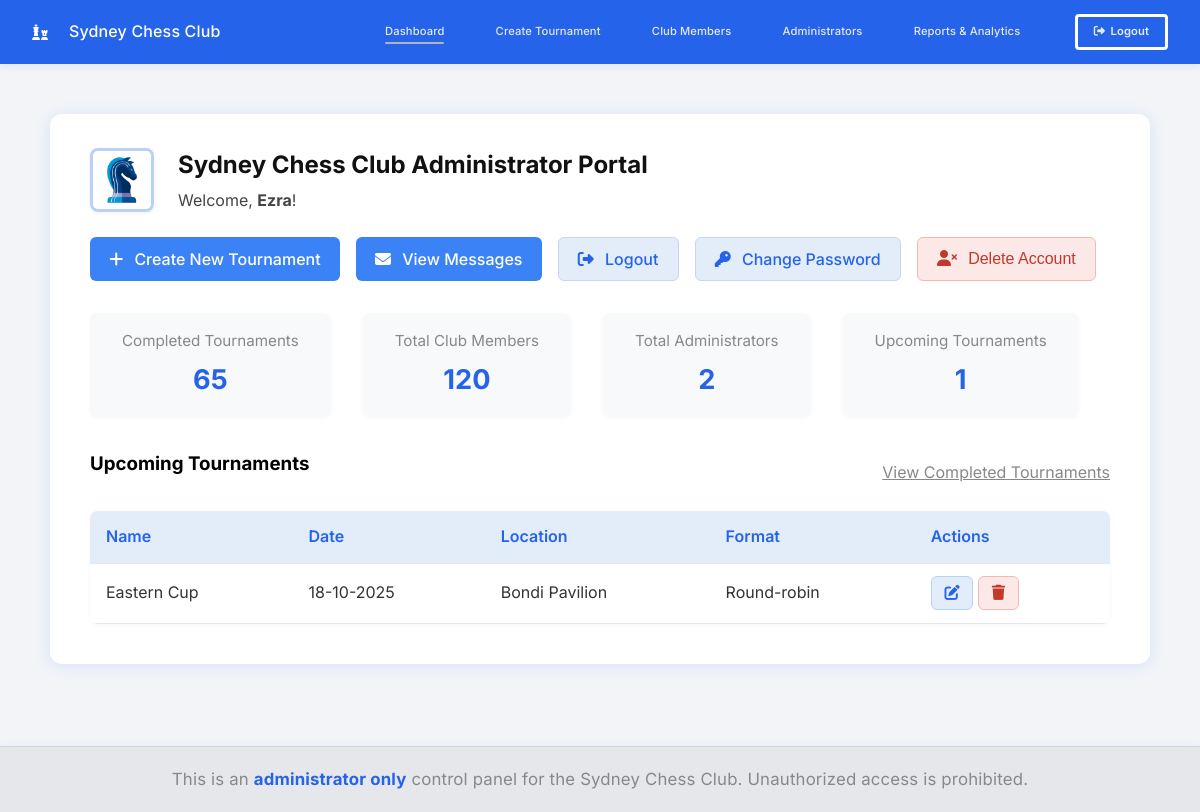
The page / (signed in) on the database its author committed.
### tables this page shows
CREATE TABLE users (
        id INTEGER PRIMARY KEY AUTOINCREMENT,
        username TEXT NOT NULL UNIQUE,
        password_hash TEXT NOT NULL,
        is_admin INTEGER DEFAULT 1
    );

CREATE TABLE tournaments (
        id INTEGER PRIMARY KEY AUTOINCREMENT,
        name TEXT NOT NULL,
        date TEXT NOT NULL,
        location TEXT NOT NULL,
        format TEXT NOT NULL
    );

### app.py (the view)
@app.route('/')
def index():
    today = datetime.now().date().isoformat()
    with get_db_connection() as conn:
        tournaments = conn.execute('SELECT * FROM tournaments WHERE date >= ? ORDER BY date', (today,)).fetchall()
        completed_tournaments_count = conn.execute('SELECT COUNT(*) FROM tournaments WHERE date < ?', (today,)).fetchone()[0]
        admins = conn.execute('SELECT * FROM users').fetchall()
        total_members = conn.execute('SELECT COUNT(*) FROM members').fetchone()[0]
    return render_template(
        'index.html',
        tournaments=tournaments,
        completed_tournaments_count=completed_tournaments_count,
        members=admins,
        total_members=total_members
    )

### app.py (called while the page is built)
def get_db_connection():
    conn = sqlite3.connect('data/main.db')
    conn.row_factory = sqlite3.Row
    try:
        conn.execute('PRAGMA foreign_keys = ON')
    except Exception:
        pass
    return conn

def datetimeformat(value, format='%d-%m-%Y'):
    try:
        dt = datetime.fromisoformat(value)
    except Exception:
        try:
            dt = datetime.strptime(value, '%Y-%m-%d')
        except Exception:
            return value  # fallback: return as is
    return dt.strftime(format)

@app.before_request
def ensure_csrf_and_session():
    if 'csrf_token' not in session:
        session['csrf_token'] = secrets.token_hex(32)
    if request.method == 'POST':
        token = request.form.get('csrf_token')
        if not token or token != session.get('csrf_token'):
            abort(400)

@app.after_request
def set_security_headers(resp):
    resp.headers['X-Frame-Options'] = 'DENY'
    resp.headers['X-Content-Type-Options'] = 'nosniff'
    resp.headers['Referrer-Policy'] = 'no-referrer'
    csp = (
        "default-src 'self'; "
        "script-src 'self' https://cdn.jsdelivr.net https://cdnjs.cloudflare.com; "
        "style-src 'self' 'unsafe-inline' https://fonts.googleapis.com https://cdnjs.cloudflare.com; "
        "img-src 'self' data:; "
        "font-src 'self' https://fonts.gstatic.com https://cdnjs.cloudflare.com; "
        "connect-src 'self'; "
        "frame-ancestors 'none'"
    )
    resp.headers['Content-Security-Policy'] = csp
    if request.scheme == 'https':
        resp.headers['Strict-Transport-Security'] = 'max-age=31536000; includeSubDomains; preload'
    return resp

@app.context_processor
def inject_globals():
    allow_signup = False
    if os.environ.get('ADMIN_SIGNUP_SECRET'):
        allow_signup = True
    return dict(csrf_token=session.get('csrf_token'), allow_signup=allow_signup, APP_ENV=APP_ENV)

### templates/index.html (shortened to what this page needs)
{% extends 'base.html' %}
{% block content %}
<div class="main-container">
    <div class="dashboard-header">
        <img src="{{ url_for('static', filename='img/chess-logo.png') }}" alt="Chess Club Logo" class="dashboard-logo">
        <div>
            <h2>Sydney Chess Club Administrator Portal</h2>
            {% if session.username %}
            <p class="welcome-msg">Welcome, <strong>{{ session.username }}</strong>!</p>
            {% else %}
            <p class="welcome-msg">Welcome to the Chess Club Admin Portal.</p>
            {% endif %}
        </div>
    </div>
    <div class="dashboard-actions">
        {% if session.username %}
        <a href="{{ url_for('create_tournament') }}" class="btn-primary">
            <i class="fa-solid fa-plus icon-left"></i>Create New Tournament
        </a>
        <a href="" class="btn-primary">
            <i class="fa-solid fa-envelope icon-left"></i>View Messages
        </a>
        <a href="{{ url_for('logout') }}" class="btn-secondary">
            <i class="fa-solid fa-right-from-bracket icon-left"></i>Logout
        </a>
        <a href="#" id="changePasswordBtn" class="btn-secondary">
            <i class="fa-solid fa-key icon-left"></i>Change Password
        </a>
        <form method="post" action="{{ url_for('delete_account') }}" class="inline-form"
            onsubmit="return confirm('Are you sure you want to delete your account? This cannot be undone.');">
            <button type="submit" class="btn-delete-account">
                <i class="fa-solid fa-user-xmark icon-left"></i>Delete Account
            </button>
        </form>
        {% else %}
        <a href="{{ url_for('login') }}" class="btn-primary">
            <i class="fa-solid fa-right-to-bracket icon-left"></i>Log in to manage tournaments
        </a>
        {% endif %}
    </div>
    <div class="dashboard-summary">
        <a href="{{ url_for('completed_tournaments') }}" class="no-underline">
            <div class="summary-card">
                <span class="summary-title">Completed Tournaments</span>
                <span class="summary-value">{{ completed_tournaments_count }}</span>
            </div>
        </a>
        <a href="{{ url_for('manage_members') }}" class="no-underline">
            <div class="summary-card">
                <span class="summary-title">Total Club Members</span>
                <span class="summary-value">{{ total_members }}</span>
            </div>
        </a>
        <a href="{{ url_for('manage_admins') }}" class="no-underline">
            <div class="summary-card">
                <span class="summary-title">Total Administrators</span>
                <span class="summary-value">{{ members|length }}</span>
            </div>
        </a>
        <div class="summary-card">
            <span class="summary-title">Upcoming Tournaments</span>
            <span class="summary-value">{{ tournaments|length }}</span>
        </div>
    </div>
    <div class="tournament-section">
        <div class="tournament-section-header flex-between">
            <h3 class="tournament-section-title">Upcoming Tournaments</h3>
            <a href="{{ url_for('completed_tournaments') }}" class="view-completed-link">View Completed Tournaments</a>
        </div>
        {% if tournaments %}
        <table class="tournament-table">
            <thead>
                <tr>
                    <th>Name</th>
                    <th>Date</th>
                    <th>Location</th>
                    <th>Format</th>
                    {% if session.username %}
                    <th>Actions</th>
                    {% endif %}
                </tr>
            </thead>
            <tbody>
                {% for t in tournaments %}
                <tr>
                    <td>{{ t['name'] }}</td>
                    <td>
                        {% set dt = t['date'] %}
                        {% if dt %}
                        {{ dt | datetimeformat('%d-%m-%Y') }}
                        {% else %}
                        -
                        {% endif %}
                    </td>
                    <td>{{ t['location'] }}</td>
                    <td>{{ t['format'] }}</td>
                    {% if session.username %}
                    <td>
                        <a href="{{ url_for('edit_tournament', tournament_id=t['id']) }}" class="btn-table">
                            <i class="fa-solid fa-pen-to-square"></i>
                        </a>
                        <form method="POST" action="{{ url_for('delete_tournament', tournament_id=t['id']) }}"
                            class="inline-form delete-tournament-form"
                            onsubmit="return confirm('Are you sure you want to delete this tournament?');">
                            <button type="submit" class="btn-table btn-delete">
                                <i class="fa-solid fa-trash"></i>
                            </button>
                        </form>
                    </td>
                    {% endif %}
                </tr>
                {% endfor %}
            </tbody>
        </table>
        {% else %}
        <p class="no-tournaments">No tournaments have been created yet.</p>
        {% endif %}
    </div>
</div>
{% endblock %}

### rows shown on the page
users: username "Ezra"
tournaments: name "Eastern Cup", date "18-10-2025", location "Bondi Pavilion", format "Round-robin"

### other values the page prints
{{ completed_tournaments_count }} "65"
{{ total_members }} "120"
{{ members|length }} "2"
{{ tournaments|length }} "1"
